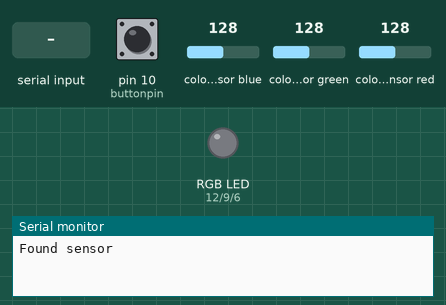
The sketch below on a simulated Arduino Leonardo, built with avr-gcc and run on an emulated ATmega32U4. Parts: an RGB LED mixed from three pins (HIGH = lit), the last lines printed to the serial monitor. Inputs (shaded band) come from the test bench; at power-on: pin 10 (buttonpin) LOW, colour sensor blue 128, colour sensor green 128, colour sensor red 128. Dim RGB values are drawn brighter than linear.

Above: at 1.2 s.
1.3 s: pin 10 (buttonpin) pulled HIGH for 0.15 s
4.4 s: colour sensor blue set to 5
At 5.1 s:
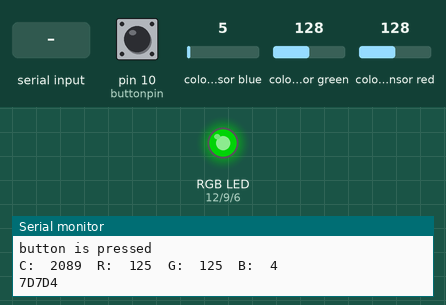
6.0 s: "90,45,200\n" received over the second serial link
At 7.3 s:
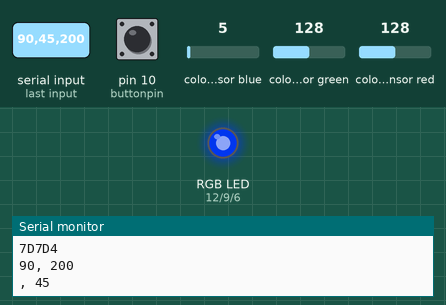
8.5 s: "90,45\n" received over the second serial link
At 10.3 s:
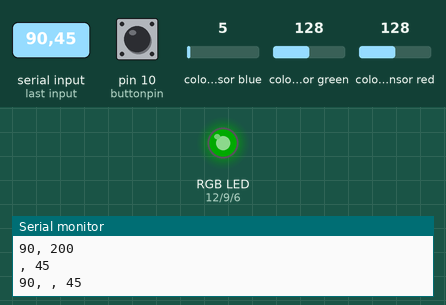
11.0 s: "200\n" received over the second serial link
At 13.2 s:
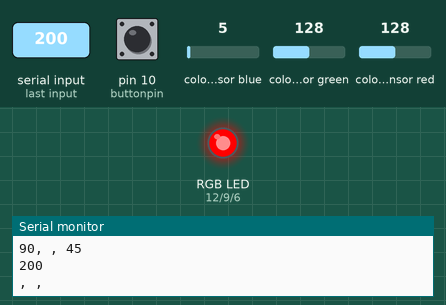
13.5 s: "30,150,10\n" received over the second serial link
At 15.4 s:
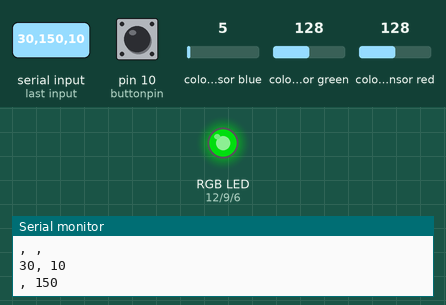
Timing chart, 0 to 16.9 s (numbered marks = the images above; inputs shaded):
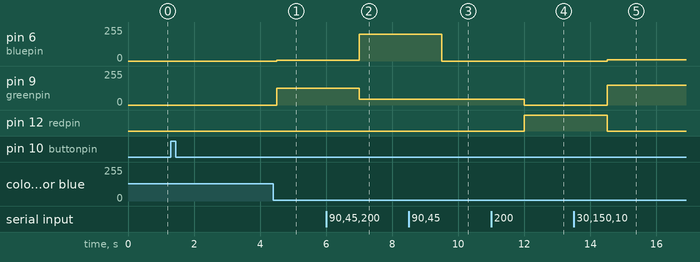

The sketch:

RGBBluetoothColorPickerSleep.ino
```cpp
//include the libraries for the color sensor
#include <Wire.h>
#include "Adafruit_TCS34725.h"
#include <avr/interrupt.h>
#include <avr/power.h>
#include <avr/sleep.h>
#include <Button.h>        //https://github.com/JChristensen/Button

// set to false if using a common cathode LED
#define commonAnode true

//Define pins to put to sleep
#define sdapin 2
#define sclpin 3


//PWM pins for the LEDs
#define redpin 12
#define greenpin 9
#define bluepin 6

//and the pushbutton pin
#define buttonpin 10

//--this is stuff from Button.h:
#define PULLUP false       //To keep things simple, we use the Arduino's internal pullup resistor.
#define INVERT false        //Since theRED_PIN pullup resistor will keep the pin high unless the
//switch is closed, this is negative logic, i.e. a high state
//means the button is NOT pressed. (Assuming a normally open switch.)
#define DEBOUNCE_MS 20     //A debounce time of 20 milliseconds usually works well for tactile button switches.
#define LONG_PRESS 1000    //We define a "long press" to be 1000 milliseconds.
#define SLEEP_INTERVAL 100 //In the SLEEP state, switch the LED every 100 milliseconds.
Button myBtn(buttonpin, PULLUP, INVERT, DEBOUNCE_MS);    //Declare the button

//The list of possible states for the state machine. This state machine has a fixed
//sequence of states, i.e. ONOFF --> TO_SLEEP --> SLEEP --> TO_ONOFF --> ONOFF
//Note that while the user perceives two "modes", i.e. ON/OFF mode and rapid blink mode,
//two extra states are needed in the state machine to transition between these modes.
enum {ONOFF, TO_SLEEP, SLEEP, TO_ONOFF};

  uint8_t STATE;                   //The current state machine state
  boolean sleepState;                //The current LED status
  unsigned long ms;                //The current time from millis()
  unsigned long msLast;            //The last time the LED was switched

int sleeping = 0;
// our RGB -> eye-recognized gamma color
byte gammatable[256];

//declare the color sensorw
Adafruit_TCS34725 tcs = Adafruit_TCS34725(TCS34725_INTEGRATIONTIME_50MS, TCS34725_GAIN_4X);


void setup(){
  //configure pins
  pinMode(redpin, OUTPUT);
  pinMode(greenpin, OUTPUT);
  pinMode(bluepin, OUTPUT);
  pinMode(buttonpin, INPUT);

  //check for proper baud rate
  Serial1.begin(9600);

  while (!Serial1) {
    ; // wait for serial port to connect. Needed for Leonardo only
  }
  //code to check if sensor is available
  if (tcs.begin())
  {
    Serial.println("Found sensor");
  }
  else
  {
    Serial.println("No TCS34725 found ... check your connections");
    //while (1); // halt!
  }

  // this gamma table helps convert RGB colors to what humans see
  for (int i=0; i<256; i++)
  {
    float x = i;
    x /= 255;
    x = pow(x, 2.5);
    x *= 255;

    if (commonAnode)
    {
      gammatable[i] = 255 - x;
    }
    else
    {
      gammatable[i] = x;
    }
  }
  attachInterrupt(2, wakeUp, RISING);
}
void sleepNow()         // here we put the arduino to sleep
{
  Serial1.end ();
  sleeping == 1;
  sleep_enable();
  set_sleep_mode(SLEEP_MODE_IDLE);   // sleep mode is set here
  power_adc_disable();
  power_spi_disable();
  power_timer0_disable();
  power_timer1_disable();
  power_timer2_disable();
  power_twi_disable();
  sleep_mode();
}
void wakeUp()
{
  sleep_disable();
  power_all_enable();
  Serial1.begin(9600);
  while (!Serial1) { }  // wait for Serial to initialize
  detachInterrupt(2);

  Serial.println("I'm awake");
  Serial.flush();
}
void loop()
{
  ms = millis();               //record the current time
  myBtn.read();                //Read the button

  switch (STATE) {

    //This state watches for short and long presses, switches the LED for
    //short presses, and moves to the TO_SLEEP state for long presses.
  case ONOFF:
    if (myBtn.wasReleased())
      senseColor();
    else if (myBtn.pressedFor(LONG_PRESS))
      STATE = TO_SLEEP;
    break;

    //This is a transition state where we start the fast blink as feedback to the user,
    //but we also need to wait for the user to release the button, i.e. end the
    //long press, before moving to the SLEEP state.
  case TO_SLEEP:
    if (myBtn.wasReleased())
    {
      senseColor();
      switchSleep();
    }
    else
      goToSleep();
    break;

    //The fast-blink state. Watch for another long press which will cause us to
    //turn the LED off (as feedback to the user) and move to the TO_ONOFF state.
  case SLEEP:
    if (myBtn.pressedFor(LONG_PRESS)) {
      STATE = TO_ONOFF;
      sleepState = false;
    }
    else
      goToSleep();
    break;

    //This is a transition state where we just wait for the user to release the button
    //before moving back to the ONOFF state.
  case TO_ONOFF:
    if (myBtn.wasReleased())
      STATE = ONOFF;
    break;
  }

    //check here to see if the string is being sent over bluetooth (Serial1)
    //App Inventor sends a string that contains three bytes (RGB, 0 to 255).
    if (Serial1.available())
    {

      //read each of the 3 bytes for brightness into the variables
      String split = Serial1.readString();
      //split the string and get the first value, then the second and third
      String redvalue = getValue(split, ',', 0);
      String greenvalue = getValue(split, ',', 1);
      String bluevalue = getValue(split, ',', 2);
      //print each value to the serial monitor to make sure it's coming in correctly
      Serial.print(redvalue);
      Serial.print(", ");
      Serial.print(bluevalue);
      Serial.print(", ");
      Serial.println(greenvalue);

      //write the current values to the pwm pins.
      analogWrite(redpin, redvalue.toInt());
      analogWrite(greenpin, greenvalue.toInt());
      analogWrite(bluepin, bluevalue.toInt());
    }


  }


//this is a function to split the incoming string at the comma
String getValue(String data, char separator, int index)
{
  int found = 0;
  int strIndex[] = {0, -1};
  int maxIndex = data.length()-1;

  for(int i=0; i<=maxIndex && found<=index; i++){
    if(data.charAt(i)==separator || i==maxIndex){
        found++;
        strIndex[0] = strIndex[1]+1;
        strIndex[1] = (i == maxIndex) ? i+1 : i;
    }
  }

  return found>index ? data.substring(strIndex[0], strIndex[1]) : "";
}
void senseColor()
{
  Serial.println("button is pressed");
  uint16_t clear, red, green, blue;

  tcs.setInterrupt(false);      // turn on LED

  delay(3000);  // takes 3 seconds to read

  tcs.getRawData(&red, &green, &blue, &clear);

  tcs.setInterrupt(true);  // turn off LED

  // Figure out some basic hex code for visualization
  uint32_t sum = red;
  sum += green;
  sum += blue;
  sum = clear;
  float r, g, b;
  r = red; r /= sum;
  g = green; g /= sum;
  b = blue; b /= sum;
  r *= 256; g *= 256; b *= 256;


  //print the color values to the Serial monitor to make sure that they're coming in correctly
  Serial.print("C:\t"); Serial.print(clear);
  Serial.print("\tR:\t"); Serial.print((int)r);
  Serial.print("\tG:\t"); Serial.print((int)g);
  Serial.print("\tB:\t"); Serial.print((int)b);
  Serial.println();
  Serial.print((int)r, HEX); Serial.print((int)g, HEX); Serial.print((int)b, HEX);
  Serial.println();

  //write the values that the color sensor is sensing to the LED
  analogWrite(redpin, (int)r);
  analogWrite(greenpin, (int)g);
  analogWrite(bluepin, (int)b);
}
void switchSleep()
{
  msLast = ms;                 //record the last switch time
  sleepState = !sleepState;
}

//Switch the LED on and off every SLEEP_INETERVAL milliseconds.
void goToSleep()
{
  if (ms - msLast >= SLEEP_INTERVAL && sleeping == 0)
    digitalWrite(redpin, LOW);
    digitalWrite(greenpin, LOW);
    digitalWrite(bluepin, LOW);
    digitalWrite(sclpin, LOW);
    digitalWrite(sdapin, LOW);
    Serial.println("Entering Sleep mode");
    delay(100);     // this delay is needed, the sleep
    //function will provoke a Serial error otherwise!!
    sleepNow();

}
```

Measured:
- after the input at 4.4 s, pin 6 (bluepin): 0/255 → 4/255 after 0.10 s; pin 9 (greenpin): 0/255 → 125/255 after 0.10 s
- after the input at 6.0 s, pin 6 (bluepin): 4/255 → 200/255 after 1.0 s; pin 9 (greenpin): 125/255 → 45/255 after 1.0 s
- after the input at 8.5 s, pin 6 (bluepin): 200/255 → 0/255 after 1.0 s
- after the input at 11.0 s, pin 9 (greenpin): 45/255 → 0/255 after 1.0 s; pin 12 (redpin): LOW → HIGH after 1.0 s
- after the input at 13.5 s, pin 6 (bluepin): 0/255 → 10/255 after 1.0 s; pin 9 (greenpin): 0/255 → 150/255 after 1.0 s; pin 12 (redpin): HIGH → LOW after 1.0 s
